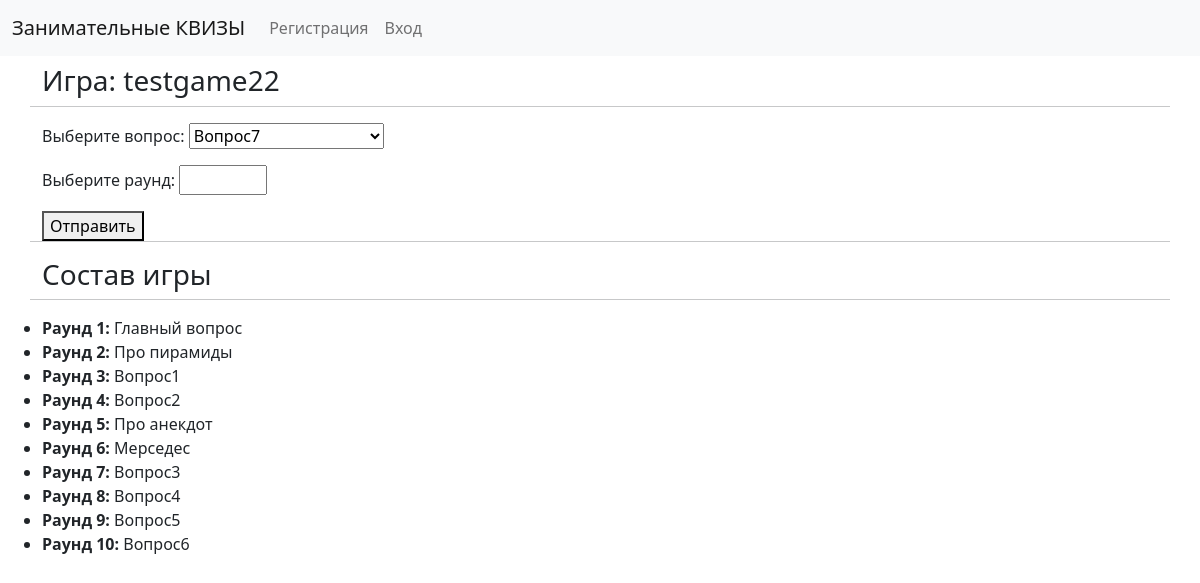
Page /taskMaster/selectAnswer/testgame22 on the committed database.
### taskMaster/models.py (models this page shows)
class Question(models.Model):
    class Meta:
        verbose_name = 'Вопрос'
        verbose_name_plural = "Вопросы"
    title = models.TextField(unique=True, max_length=42)
    topic = models.TextField(max_length=42)
    question = models.TextField(max_length=420)
    cost = models.SmallIntegerField(default=5, blank=True, null=True)
    def __str__(self):
        return self.title

### taskMaster/views.py (the view, shortened to what this page needs)
# urls.py: path("selectAnswer/<gameName>", SelectAnswerView.as_view(), name="selectanswer"),  # выбор вопросов для созданой игры
class SelectAnswerView(FormView):
    form_class = SelectQuestionForm
    template_name = 'taskmaster/game/select_answer.html'
    def get_form_kwargs(self):
        kwargs = super().get_form_kwargs()
        kwargs['gameName'] = self.kwargs['gameName']
        return kwargs
    def get_context_data(self, **kwargs):
        context = super().get_context_data(**kwargs)
        context['gameName'] = self.kwargs['gameName']  # Добавляем gameName в контекст
        game = GameList.objects.get(gameNAME=self.kwargs['gameName'])
        context['roundList'] = {r.round: r.question for r in Round.objects.filter(game=game)}
        return context

### taskMaster/forms.py (called while the page is built)
    def get_last_round(self):
        game = GameList.objects.get(gameNAME=self.gameName)
        rounds = Round.objects.filter(game=game).order_by('round')
        if rounds.exists():
            return rounds.last().round  # Возвращаем последний раунд
        return None  # Если раундов нет, возвращаем None

    def get_question_choices(self):
        all_questions = Question.objects.all()
        old_questions = [rQuest.question.title for rQuest in Round.objects.filter(game=self.gameName)]
        return [(newQ, newQ.title) for newQ in all_questions if newQ.title not in old_questions]

### templates/taskmaster/game/select_answer.html (shortened to what this page needs)
{% extends 'base/home.html' %}
{% block content %}
    <div class="container mt-2">
        <div class="row ">
    <h3>Игра: {{ gameName }}</h3>
    <hr>
    <form method="POST">
        {{ form.as_p }}
        <button type="submit">Отправить</button>
    </form>
    <hr>
    <h3>Состав игры</h3>
    <hr>
    <ul>
        {% for round, question in roundList.items %}
            <li><strong>Раунд {{ round }}:</strong> {{ question }}</li>
        {% empty %}
            <li>Нет раундов для этой игры.</li>
        {% endfor %}
    </ul>
        </div>
    </div>
{% endblock %}

### rows in the picture
Question: id "1", title "Главный вопрос"
Question: id "2", title "Про пирамиды"
Question: id "3", title "Вопрос1"
Question: id "4", title "Вопрос2"
Question: cost "5", title "Про анекдот"
Question: round "6", title "Мерседес"
Question: round "7", title "Вопрос3"
Question: round "8", title "Вопрос4"
Question: round "9", title "Вопрос5"
Question: round "10", title "Вопрос6"

### other values in the picture
{{ gameName }} "testgame22"
